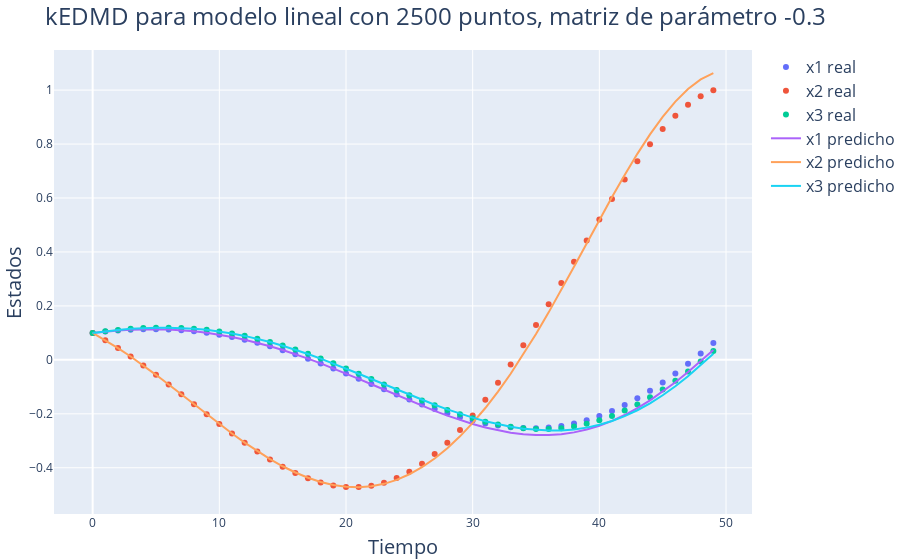

Here is the notebook cell this chart was saved with:
### Code cell
# Alpha
alpha = -0.3

# Predicción
x, x_koop, A, U = compute_linear_kedmd(alpha, N)

# Gráfico
fig = go.Figure()

fig.add_trace(go.Scatter(x=t, y=x[:,0], name='x1 real', mode='markers'))
fig.add_trace(go.Scatter(x=t, y=x[:,1], name='x2 real', mode='markers'))
fig.add_trace(go.Scatter(x=t, y=x[:,2], name='x3 real', mode='markers'))

fig.add_trace(go.Scatter(x=t, y=x_koop[:,0], name='x1 predicho'))
fig.add_trace(go.Scatter(x=t, y=x_koop[:,1], name='x2 predicho'))
fig.add_trace(go.Scatter(x=t, y=x_koop[:,2], name='x3 predicho'))

# Colocar titulo
fig.update_layout(
    title=f"kEDMD para modelo lineal con {N} puntos, matriz de parámetro {alpha}",
    xaxis_title="Tiempo",
    yaxis_title="Estados",
    margin=dict(l=0, r=0, t=50, b=0)
    )

fig.write_image(img_path+"Linear1.pdf")
fig.show()
